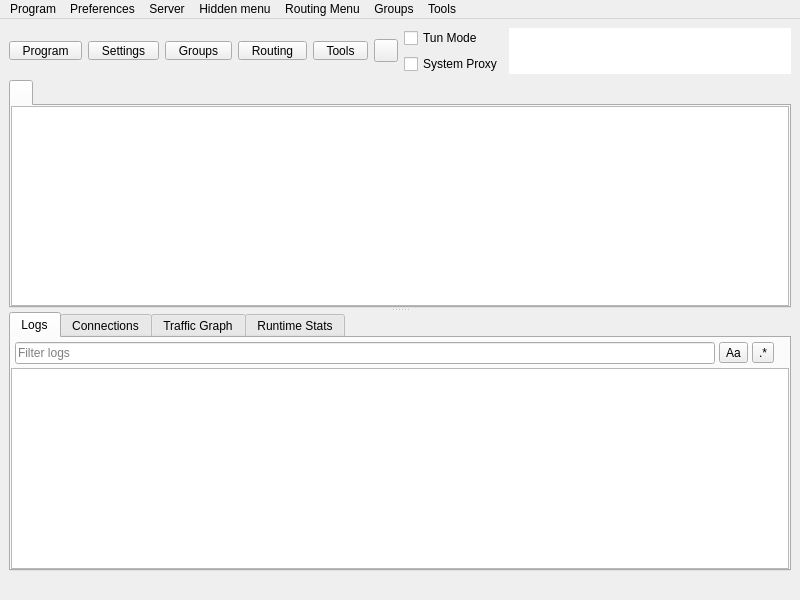
<?xml version="1.0" encoding="UTF-8"?>
<ui version="4.0">
 <class>MainWindow</class>
 <widget class="QMainWindow" name="MainWindow">
  <property name="geometry">
   <rect>
    <x>0</x>
    <y>0</y>
    <width>800</width>
    <height>600</height>
   </rect>
  </property>
  <property name="minimumSize">
   <size>
    <width>800</width>
    <height>600</height>
   </size>
  </property>
  <property name="windowTitle">
   <string notr="true">Rawline</string>
  </property>
  <widget class="QWidget" name="centralwidget">
   <layout class="QVBoxLayout" name="verticalLayout_3" stretch="0,1,0">
    <item>
     <layout class="QHBoxLayout" name="horizontalLayout_2">
      <item>
       <widget class="QToolButton" name="toolButton_program">
        <property name="minimumSize">
         <size>
          <width>0</width>
          <height>0</height>
         </size>
        </property>
        <property name="styleSheet">
         <string notr="true">QToolButton {
    padding-left: 8px;
    padding-right: 8px;
}

/* The indicator shares the bottom row with the label (ToolButtonTextUnderIcon),
   so the widest button in any language is the tight one -- its text runs closest
   to the arrow. It fits because the drawn chevron only occupies the middle of
   its 16px subcontrol box, leaving ~14px clear at the button edge against the
   label's ~14.5px of slack. Don't pad the buttons to &quot;fix&quot; this: that widens
   all five for a gap only one of them ever needs (#1665). If a future
   translation looks cramped here, check that label first. */
QToolButton::menu-indicator {
    subcontrol-origin: border;
    subcontrol-position: bottom right;
    right: 2px;
    bottom: 3px;
}</string>
        </property>
        <property name="text">
         <string>Program</string>
        </property>
        <property name="icon">
         <iconset resource="../../res/Rawline.qrc">
          <normaloff>:/icon/b-system-run.png</normaloff>:/icon/b-system-run.png</iconset>
        </property>
        <property name="iconSize">
         <size>
          <width>24</width>
          <height>24</height>
         </size>
        </property>
        <property name="popupMode">
         <enum>QToolButton::ToolButtonPopupMode::InstantPopup</enum>
        </property>
        <property name="toolButtonStyle">
         <enum>Qt::ToolButtonStyle::ToolButtonTextUnderIcon</enum>
        </property>
       </widget>
      </item>
      <item>
       <widget class="QToolButton" name="toolButton_preferences">
        <property name="minimumSize">
         <size>
          <width>0</width>
          <height>0</height>
         </size>
        </property>
        <property name="styleSheet">
         <string notr="true">QToolButton {
    padding-left: 8px;
    padding-right: 8px;
}

/* The indicator shares the bottom row with the label (ToolButtonTextUnderIcon),
   so the widest button in any language is the tight one -- its text runs closest
   to the arrow. It fits because the drawn chevron only occupies the middle of
   its 16px subcontrol box, leaving ~14px clear at the button edge against the
   label's ~14.5px of slack. Don't pad the buttons to &quot;fix&quot; this: that widens
   all five for a gap only one of them ever needs (#1665). If a future
   translation looks cramped here, check that label first. */
QToolButton::menu-indicator {
    subcontrol-origin: border;
    subcontrol-position: bottom right;
    right: 2px;
    bottom: 3px;
}</string>
        </property>
        <property name="text">
         <string>Settings</string>
        </property>
        <property name="icon">
         <iconset resource="../../res/Rawline.qrc">
          <normaloff>:/icon/b-preferences.png</normaloff>:/icon/b-preferences.png</iconset>
        </property>
        <property name="iconSize">
         <size>
          <width>24</width>
          <height>24</height>
         </size>
        </property>
        <property name="popupMode">
         <enum>QToolButton::ToolButtonPopupMode::InstantPopup</enum>
        </property>
        <property name="toolButtonStyle">
         <enum>Qt::ToolButtonStyle::ToolButtonTextUnderIcon</enum>
        </property>
       </widget>
      </item>
      <item>
       <widget class="QToolButton" name="toolButton_testing">
        <property name="minimumSize">
         <size>
          <width>0</width>
          <height>0</height>
         </size>
        </property>
        <property name="styleSheet">
         <string notr="true">QToolButton {
    padding-left: 8px;
    padding-right: 8px;
}

/* The indicator shares the bottom row with the label (ToolButtonTextUnderIcon),
   so the widest button in any language is the tight one -- its text runs closest
   to the arrow. It fits because the drawn chevron only occupies the middle of
   its 16px subcontrol box, leaving ~14px clear at the button edge against the
   label's ~14.5px of slack. Don't pad the buttons to &quot;fix&quot; this: that widens
   all five for a gap only one of them ever needs (#1665). If a future
   translation looks cramped here, check that label first. */
QToolButton::menu-indicator {
    subcontrol-origin: border;
    subcontrol-position: bottom right;
    right: 2px;
    bottom: 3px;
}</string>
        </property>
        <property name="text">
         <string>Groups</string>
        </property>
        <property name="icon">
         <iconset resource="../../res/Rawline.qrc">
          <normaloff>:/icon/b-testing-button.png</normaloff>:/icon/b-testing-button.png</iconset>
        </property>
        <property name="iconSize">
         <size>
          <width>24</width>
          <height>24</height>
         </size>
        </property>
        <property name="popupMode">
         <enum>QToolButton::ToolButtonPopupMode::InstantPopup</enum>
        </property>
        <property name="toolButtonStyle">
         <enum>Qt::ToolButtonStyle::ToolButtonTextUnderIcon</enum>
        </property>
       </widget>
      </item>
      <item>
       <widget class="QToolButton" name="toolButton_routing">
        <property name="minimumSize">
         <size>
          <width>0</width>
          <height>0</height>
         </size>
        </property>
        <property name="styleSheet">
         <string notr="true">QToolButton {
    padding-left: 8px;
    padding-right: 8px;
}

/* The indicator shares the bottom row with the label (ToolButtonTextUnderIcon),
   so the widest button in any language is the tight one -- its text runs closest
   to the arrow. It fits because the drawn chevron only occupies the middle of
   its 16px subcontrol box, leaving ~14px clear at the button edge against the
   label's ~14.5px of slack. Don't pad the buttons to &quot;fix&quot; this: that widens
   all five for a gap only one of them ever needs (#1665). If a future
   translation looks cramped here, check that label first. */
QToolButton::menu-indicator {
    subcontrol-origin: border;
    subcontrol-position: bottom right;
    right: 2px;
    bottom: 3px;
}</string>
        </property>
        <property name="text">
         <string>Routing</string>
        </property>
        <property name="icon">
         <iconset resource="../../res/Rawline.qrc">
          <normaloff>:/icon/b-network-routing.png</normaloff>:/icon/b-network-routing.png</iconset>
        </property>
        <property name="iconSize">
         <size>
          <width>24</width>
          <height>24</height>
         </size>
        </property>
        <property name="popupMode">
         <enum>QToolButton::ToolButtonPopupMode::InstantPopup</enum>
        </property>
        <property name="toolButtonStyle">
         <enum>Qt::ToolButtonStyle::ToolButtonTextUnderIcon</enum>
        </property>
       </widget>
      </item>
      <item>
       <widget class="QToolButton" name="toolButton_tools">
        <property name="minimumSize">
         <size>
          <width>0</width>
          <height>0</height>
         </size>
        </property>
        <property name="styleSheet">
         <string notr="true">QToolButton {
    padding-left: 8px;
    padding-right: 8px;
}

/* The indicator shares the bottom row with the label (ToolButtonTextUnderIcon),
   so the widest button in any language is the tight one -- its text runs closest
   to the arrow. It fits because the drawn chevron only occupies the middle of
   its 16px subcontrol box, leaving ~14px clear at the button edge against the
   label's ~14.5px of slack. Don't pad the buttons to &quot;fix&quot; this: that widens
   all five for a gap only one of them ever needs (#1665). If a future
   translation looks cramped here, check that label first. */
QToolButton::menu-indicator {
    subcontrol-origin: border;
    subcontrol-position: bottom right;
    right: 2px;
    bottom: 3px;
}</string>
        </property>
        <property name="text">
         <string>Tools</string>
        </property>
        <property name="icon">
         <iconset resource="../../res/Rawline.qrc">
          <normaloff>:/icon/b-tools-button.png</normaloff>:/icon/b-tools-button.png</iconset>
        </property>
        <property name="iconSize">
         <size>
          <width>24</width>
          <height>24</height>
         </size>
        </property>
        <property name="popupMode">
         <enum>QToolButton::ToolButtonPopupMode::InstantPopup</enum>
        </property>
        <property name="toolButtonStyle">
         <enum>Qt::ToolButtonStyle::ToolButtonTextUnderIcon</enum>
        </property>
       </widget>
      </item>
      <item>
       <widget class="StartStopButton" name="toolButton_startstop">
        <property name="focusPolicy">
         <enum>Qt::FocusPolicy::NoFocus</enum>
        </property>
        <property name="text">
         <string/>
        </property>
       </widget>
      </item>
      <item>
       <layout class="QVBoxLayout" name="verticalLayout_4">
        <item>
         <spacer name="verticalSpacer_modes_top">
          <property name="orientation">
           <enum>Qt::Orientation::Vertical</enum>
          </property>
          <property name="sizeHint" stdset="0">
           <size>
            <width>0</width>
            <height>0</height>
           </size>
          </property>
         </spacer>
        </item>
        <item>
         <widget class="QCheckBox" name="checkBox_VPN">
          <property name="sizePolicy">
           <sizepolicy hsizetype="Minimum" vsizetype="Minimum">
            <horstretch>0</horstretch>
            <verstretch>0</verstretch>
           </sizepolicy>
          </property>
          <property name="text">
           <string>Tun Mode</string>
          </property>
         </widget>
        </item>
        <item>
         <widget class="QCheckBox" name="checkBox_SystemProxy">
          <property name="text">
           <string>System Proxy</string>
          </property>
         </widget>
        </item>
        <item>
         <spacer name="verticalSpacer_modes_bottom">
          <property name="orientation">
           <enum>Qt::Orientation::Vertical</enum>
          </property>
          <property name="sizeHint" stdset="0">
           <size>
            <width>0</width>
            <height>0</height>
           </size>
          </property>
         </spacer>
        </item>
       </layout>
      </item>
      <item>
       <widget class="QTextBrowser" name="data_view">
        <property name="enabled">
         <bool>true</bool>
        </property>
        <property name="sizePolicy">
         <sizepolicy hsizetype="Expanding" vsizetype="Ignored">
          <horstretch>0</horstretch>
          <verstretch>0</verstretch>
         </sizepolicy>
        </property>
        <property name="minimumSize">
         <size>
          <width>0</width>
          <height>0</height>
         </size>
        </property>
        <property name="mouseTracking">
         <bool>false</bool>
        </property>
        <property name="focusPolicy">
         <enum>Qt::FocusPolicy::NoFocus</enum>
        </property>
        <property name="contextMenuPolicy">
         <enum>Qt::ContextMenuPolicy::NoContextMenu</enum>
        </property>
        <property name="acceptDrops">
         <bool>false</bool>
        </property>
        <property name="frameShape">
         <enum>QFrame::Shape::NoFrame</enum>
        </property>
        <property name="frameShadow">
         <enum>QFrame::Shadow::Sunken</enum>
        </property>
        <property name="verticalScrollBarPolicy">
         <enum>Qt::ScrollBarPolicy::ScrollBarAlwaysOff</enum>
        </property>
        <property name="horizontalScrollBarPolicy">
         <enum>Qt::ScrollBarPolicy::ScrollBarAlwaysOff</enum>
        </property>
        <property name="textInteractionFlags">
         <set>Qt::TextInteractionFlag::LinksAccessibleByKeyboard|Qt::TextInteractionFlag::LinksAccessibleByMouse</set>
        </property>
       </widget>
      </item>
     </layout>
    </item>
    <item>
     <widget class="QSplitter" name="splitter">
      <property name="orientation">
       <enum>Qt::Orientation::Vertical</enum>
      </property>
      <widget class="QTabWidget" name="tabWidget">
       <property name="currentIndex">
        <number>0</number>
       </property>
       <property name="documentMode">
        <bool>false</bool>
       </property>
       <property name="movable">
        <bool>true</bool>
       </property>
       <widget class="QWidget" name="widget1">
        <attribute name="title">
         <string/>
        </attribute>
        <layout class="QVBoxLayout" name="verticalLayout_tab1">
         <property name="spacing">
          <number>0</number>
         </property>
         <property name="leftMargin">
          <number>0</number>
         </property>
         <property name="topMargin">
          <number>0</number>
         </property>
         <property name="rightMargin">
          <number>0</number>
         </property>
         <property name="bottomMargin">
          <number>0</number>
         </property>
         <item>
          <widget class="ProfilesTableView" name="profilesTableView">
           <property name="contextMenuPolicy">
            <enum>Qt::ContextMenuPolicy::CustomContextMenu</enum>
           </property>
           <property name="editTriggers">
            <set>QAbstractItemView::EditTrigger::NoEditTriggers</set>
           </property>
           <property name="alternatingRowColors">
            <bool>true</bool>
           </property>
           <property name="selectionBehavior">
            <enum>QAbstractItemView::SelectionBehavior::SelectRows</enum>
           </property>
           <property name="horizontalScrollMode">
            <enum>QAbstractItemView::ScrollMode::ScrollPerPixel</enum>
           </property>
           <property name="wordWrap">
            <bool>false</bool>
           </property>
           <attribute name="horizontalHeaderMinimumSectionSize">
            <number>16</number>
           </attribute>
           <attribute name="horizontalHeaderHighlightSections">
            <bool>false</bool>
           </attribute>
           <attribute name="horizontalHeaderShowSortIndicator" stdset="0">
            <bool>false</bool>
           </attribute>
           <attribute name="verticalHeaderDefaultSectionSize">
            <number>30</number>
           </attribute>
          </widget>
         </item>
        </layout>
       </widget>
      </widget>
      <widget class="QWidget" name="aaaaaaaaaaaaaaaaaa">
       <layout class="QVBoxLayout" name="aaaaaaaaaaaa" stretch="0">
        <item>
         <widget class="QWidget" name="down_tab" native="true">
          <layout class="QVBoxLayout" name="verticalLayout">
           <property name="spacing">
            <number>0</number>
           </property>
           <property name="leftMargin">
            <number>0</number>
           </property>
           <property name="topMargin">
            <number>0</number>
           </property>
           <property name="rightMargin">
            <number>0</number>
           </property>
           <property name="bottomMargin">
            <number>0</number>
           </property>
           <item>
            <widget class="QTabWidget" name="stats_widget">
             <property name="autoFillBackground">
              <bool>true</bool>
             </property>
             <property name="tabPosition">
              <enum>QTabWidget::TabPosition::North</enum>
             </property>
             <property name="tabShape">
              <enum>QTabWidget::TabShape::Rounded</enum>
             </property>
             <property name="currentIndex">
              <number>0</number>
             </property>
             <property name="elideMode">
              <enum>Qt::TextElideMode::ElideNone</enum>
             </property>
             <property name="usesScrollButtons">
              <bool>true</bool>
             </property>
             <property name="documentMode">
              <bool>false</bool>
             </property>
             <property name="tabsClosable">
              <bool>false</bool>
             </property>
             <property name="movable">
              <bool>true</bool>
             </property>
             <property name="tabBarAutoHide">
              <bool>false</bool>
             </property>
             <widget class="QWidget" name="Logs">
              <property name="enabled">
               <bool>true</bool>
              </property>
              <attribute name="title">
               <string>Logs</string>
              </attribute>
              <layout class="QVBoxLayout" name="logsLayout" stretch="0,1">
               <property name="spacing">
                <number>0</number>
               </property>
               <property name="sizeConstraint">
                <enum>QLayout::SizeConstraint::SetDefaultConstraint</enum>
               </property>
               <property name="leftMargin">
                <number>0</number>
               </property>
               <property name="topMargin">
                <number>0</number>
               </property>
               <property name="rightMargin">
                <number>0</number>
               </property>
               <property name="bottomMargin">
                <number>0</number>
               </property>
               <item>
                <widget class="QWidget" name="logToolbar" native="true">
                 <layout class="QHBoxLayout" name="logToolbarLayout">
                  <property name="spacing">
                   <number>4</number>
                  </property>
                  <property name="leftMargin">
                   <number>4</number>
                  </property>
                  <property name="topMargin">
                   <number>4</number>
                  </property>
                  <property name="rightMargin">
                   <number>4</number>
                  </property>
                  <property name="bottomMargin">
                   <number>4</number>
                  </property>
                  <item>
                   <widget class="QLineEdit" name="logSearchEdit">
                    <property name="placeholderText">
                     <string>Filter logs</string>
                    </property>
                    <property name="clearButtonEnabled">
                     <bool>true</bool>
                    </property>
                   </widget>
                  </item>
                  <item>
                   <widget class="QToolButton" name="logSearchCase">
                    <property name="toolTip">
                     <string>Match case</string>
                    </property>
                    <property name="text">
                     <string notr="true">Aa</string>
                    </property>
                    <property name="checkable">
                     <bool>true</bool>
                    </property>
                   </widget>
                  </item>
                  <item>
                   <widget class="QToolButton" name="logSearchRegex">
                    <property name="toolTip">
                     <string>Regular expression</string>
                    </property>
                    <property name="text">
                     <string notr="true">.*</string>
                    </property>
                    <property name="checkable">
                     <bool>true</bool>
                    </property>
                   </widget>
                  </item>
                  <item>
                   <widget class="QLabel" name="logMatchCount"/>
                  </item>
                 </layout>
                </widget>
               </item>
               <item>
                <widget class="QTextBrowser" name="masterLogBrowser">
                 <property name="contextMenuPolicy">
                  <enum>Qt::ContextMenuPolicy::CustomContextMenu</enum>
                 </property>
                 <property name="openLinks">
                  <bool>false</bool>
                 </property>
                </widget>
               </item>
              </layout>
             </widget>
             <widget class="QWidget" name="connections_tab">
              <attribute name="title">
               <string>Connections</string>
              </attribute>
              <layout class="QHBoxLayout" name="horizontalLayout_4">
               <property name="spacing">
                <number>0</number>
               </property>
               <property name="sizeConstraint">
                <enum>QLayout::SizeConstraint::SetDefaultConstraint</enum>
               </property>
               <property name="leftMargin">
                <number>0</number>
               </property>
               <property name="topMargin">
                <number>0</number>
               </property>
               <property name="rightMargin">
                <number>0</number>
               </property>
               <property name="bottomMargin">
                <number>0</number>
               </property>
               <item>
                <widget class="QTreeView" name="connections">
                 <property name="autoFillBackground">
                  <bool>false</bool>
                 </property>
                </widget>
               </item>
              </layout>
             </widget>
             <widget class="QWidget" name="graph_tab">
              <attribute name="title">
               <string>Traffic Graph</string>
              </attribute>
              <layout class="QHBoxLayout" name="horizontalLayout_6">
               <property name="spacing">
                <number>0</number>
               </property>
               <property name="sizeConstraint">
                <enum>QLayout::SizeConstraint::SetDefaultConstraint</enum>
               </property>
               <property name="leftMargin">
                <number>0</number>
               </property>
               <property name="topMargin">
                <number>0</number>
               </property>
               <property name="rightMargin">
                <number>0</number>
               </property>
               <property name="bottomMargin">
                <number>0</number>
               </property>
              </layout>
             </widget>
             <widget class="QWidget" name="runtime_tab">
              <property name="uiLevel" stdset="0">
               <string notr="true">advanced</string>
              </property>
              <attribute name="title">
               <string>Runtime Stats</string>
              </attribute>
              <layout class="QHBoxLayout" name="horizontalLayout_7">
               <property name="spacing">
                <number>0</number>
               </property>
               <property name="sizeConstraint">
                <enum>QLayout::SizeConstraint::SetDefaultConstraint</enum>
               </property>
               <property name="leftMargin">
                <number>0</number>
               </property>
               <property name="topMargin">
                <number>0</number>
               </property>
               <property name="rightMargin">
                <number>0</number>
               </property>
               <property name="bottomMargin">
                <number>0</number>
               </property>
              </layout>
             </widget>
            </widget>
           </item>
          </layout>
         </widget>
        </item>
       </layout>
      </widget>
     </widget>
    </item>
    <item>
     <layout class="QHBoxLayout" name="horizontalLayout">
      <item>
       <widget class="ElidingLabel" name="label_running">
        <property name="text">
         <string/>
        </property>
       </widget>
      </item>
      <item>
       <widget class="QLabel" name="label_inbound">
        <property name="text">
         <string/>
        </property>
        <property name="alignment">
         <set>Qt::AlignmentFlag::AlignLeading|Qt::AlignmentFlag::AlignLeft|Qt::AlignmentFlag::AlignVCenter</set>
        </property>
       </widget>
      </item>
      <item>
       <widget class="QLabel" name="label_speed">
        <property name="text">
         <string/>
        </property>
        <property name="alignment">
         <set>Qt::AlignmentFlag::AlignLeading|Qt::AlignmentFlag::AlignLeft|Qt::AlignmentFlag::AlignVCenter</set>
        </property>
       </widget>
      </item>
     </layout>
    </item>
   </layout>
  </widget>
  <widget class="QMenuBar" name="menubar">
   <property name="geometry">
    <rect>
     <x>0</x>
     <y>0</y>
     <width>800</width>
     <height>25</height>
    </rect>
   </property>
   <widget class="QMenu" name="menu_program">
    <property name="title">
     <string>Program</string>
    </property>
    <addaction name="actionHide_window"/>
    <addaction name="separator"/>
    <addaction name="menu_add_from_input"/>
    <addaction name="menu_add_from_clipboard"/>
    <addaction name="actionAdd_profile_from_File"/>
    <addaction name="menu_scan_qr"/>
    <addaction name="separator"/>
    <addaction name="actionStart_with_system"/>
    <addaction name="actionRemember_last_proxy"/>
    <addaction name="actionAllow_LAN"/>
    <addaction name="separator"/>
    <addaction name="actionCheck_For_Update"/>
    <addaction name="actionAbout"/>
    <addaction name="separator"/>
    <addaction name="actionRestart_Proxy"/>
    <addaction name="actionRestart_Program"/>
    <addaction name="menu_exit"/>
   </widget>
   <widget class="QMenu" name="menu_preferences">
    <property name="title">
     <string>Preferences</string>
    </property>
    <addaction name="menu_basic_settings"/>
    <addaction name="menu_routing_settings"/>
    <addaction name="menu_vpn_settings"/>
    <addaction name="menu_vk_relay_settings"/>
    <addaction name="menu_preset_settings"/>
    <addaction name="menu_integration_settings"/>
    <addaction name="menu_open_config_folder"/>
   </widget>
   <widget class="QMenu" name="menu_server">
    <property name="title">
     <string>Server</string>
    </property>
    <widget class="QMenu" name="menu_share_item">
     <property name="title">
      <string>Share</string>
     </property>
     <addaction name="menu_qr"/>
     <addaction name="menu_export_config"/>
     <addaction name="separator"/>
     <addaction name="menu_copy_links"/>
     <addaction name="menu_copy_links_nkr"/>
     <addaction name="actionCopy_Test_Result"/>
    </widget>
    <addaction name="menu_add_from_input"/>
    <addaction name="menu_add_from_clipboard"/>
    <addaction name="actionAdd_profile_from_File"/>
    <addaction name="menu_scan_qr"/>
    <addaction name="separator"/>
    <addaction name="menu_start"/>
    <addaction name="menu_stop"/>
    <addaction name="menu_share_item"/>
    <addaction name="menu_delete"/>
    <addaction name="separator"/>
    <addaction name="menu_select_all"/>
    <addaction name="menu_clone"/>
    <addaction name="separator"/>
    <addaction name="actionUrl_Test_Selected"/>
    <addaction name="actionSpeedtest_Selected"/>
    <addaction name="actionResolve_Selected_Out_IP"/>
    <addaction name="actionService_Check_Selected"/>
    <addaction name="menu_resolve_selected"/>
    <addaction name="actionClear_Test_Result"/>
    <addaction name="menu_reset_traffic"/>
   </widget>
   <widget class="QMenu" name="menuHidden_menu">
    <property name="title">
     <string>Hidden menu</string>
    </property>
    <widget class="QMenu" name="menu_spmode">
     <property name="title">
      <string>Operation Mode</string>
     </property>
     <addaction name="menu_spmode_system_proxy"/>
     <addaction name="menu_spmode_vpn"/>
    </widget>
    <addaction name="menu_update_subscription"/>
    <addaction name="menu_resolve_domain"/>
    <addaction name="menu_remove_invalid"/>
    <addaction name="actionUrl_Test_Group"/>
    <addaction name="menu_remove_unavailable"/>
    <addaction name="menu_clear_test_result"/>
    <addaction name="menu_delete_repeat"/>
    <addaction name="actionSpeedtest_Group"/>
    <addaction name="actionResolve_Out_IP"/>
    <addaction name="actionRefresh_Column_Widths"/>
    <addaction name="menu_spmode"/>
   </widget>
   <widget class="QMenu" name="menuRouting_Menu">
    <property name="title">
     <string>Routing Menu</string>
    </property>
   </widget>
   <widget class="QMenu" name="menuTools">
    <property name="title">
     <string>Tools</string>
    </property>
    <addaction name="actionAuto_Selector"/>
    <addaction name="menu_open_dashboard"/>
    <addaction name="actionSpeedtest_Current"/>
    <addaction name="separator"/>
    <addaction name="menu_otp_manager"/>
    <addaction name="menu_scanner"/>
    <addaction name="separator"/>
    <addaction name="actionTraffic_Stats"/>
   </widget>
   <widget class="QMenu" name="menuTesting">
    <property name="title">
     <string>Groups</string>
    </property>
    <widget class="QMenu" name="menu_clean_up">
     <property name="title">
      <string>Clean up</string>
     </property>
     <addaction name="menu_delete_repeat"/>
     <addaction name="menu_remove_unavailable"/>
     <addaction name="menu_remove_invalid"/>
     <addaction name="menu_remove_insecure"/>
    </widget>
    <addaction name="menu_manage_groups"/>
    <addaction name="actionAdd_New_Group"/>
    <addaction name="actionEdit_Group"/>
    <addaction name="actionDelete_Group"/>
    <addaction name="separator"/>
    <addaction name="actionUrl_Test_Group"/>
    <addaction name="actionSpeedtest_Group"/>
    <addaction name="actionResolve_Out_IP"/>
    <addaction name="actionService_Check_Group"/>
    <addaction name="menu_resolve_domain"/>
    <addaction name="menu_clear_test_result"/>
    <addaction name="separator"/>
    <addaction name="menu_update_subscription"/>
    <addaction name="actionUpdate_All_Subscriptions"/>
    <addaction name="menu_clean_up"/>
    <addaction name="separator"/>
   </widget>
   <addaction name="menu_program"/>
   <addaction name="menu_preferences"/>
   <addaction name="menu_server"/>
   <addaction name="menuHidden_menu"/>
   <addaction name="menuRouting_Menu"/>
   <addaction name="menuTesting"/>
   <addaction name="menuTools"/>
  </widget>
  <action name="menu_exit">
   <property name="text">
    <string>Exit</string>
   </property>
  </action>
  <action name="actionShow_window">
   <property name="text">
    <string>Show Window</string>
   </property>
  </action>
  <action name="menu_basic_settings">
   <property name="text">
    <string>Basic Settings</string>
   </property>
  </action>
  <action name="menu_add_from_input">
   <property name="text">
    <string>New profile</string>
   </property>
   <property name="shortcut">
    <string notr="true">Ctrl+N</string>
   </property>
  </action>
  <action name="menu_manage_groups">
   <property name="text">
    <string>Manage Groups</string>
   </property>
  </action>
  <action name="menu_start">
   <property name="text">
    <string>Start</string>
   </property>
   <property name="shortcut">
    <string notr="true">Return</string>
   </property>
  </action>
  <action name="menu_stop">
   <property name="text">
    <string>Stop</string>
   </property>
   <property name="shortcut">
    <string notr="true">Ctrl+S</string>
   </property>
  </action>
  <action name="menu_routing_settings">
   <property name="text">
    <string>Routing Settings</string>
   </property>
  </action>
  <action name="menu_add_from_clipboard">
   <property name="text">
    <string>Add profile from clipboard</string>
   </property>
   <property name="shortcut">
    <string notr="true">Ctrl+V</string>
   </property>
  </action>
  <action name="menu_delete">
   <property name="text">
    <string>Delete</string>
   </property>
   <property name="shortcut">
    <string notr="true">Del</string>
   </property>
  </action>
  <action name="menu_profile_debug_info">
   <property name="text">
    <string>Debug Info</string>
   </property>
  </action>
  <action name="menu_qr">
   <property name="text">
    <string>QR Code and link</string>
   </property>
  </action>
  <action name="menu_copy_link">
   <property name="text">
    <string>Copy Link</string>
   </property>
  </action>
  <action name="menu_tcp_ping">
   <property name="text">
    <string notr="true">Tcp Ping</string>
   </property>
   <property name="shortcut">
    <string notr="true">Ctrl+Shift+T</string>
   </property>
  </action>
  <action name="menu_url_test">
   <property name="text">
    <string notr="true">Url Test</string>
   </property>
   <property name="shortcut">
    <string notr="true">Ctrl+Shift+U</string>
   </property>
  </action>
  <action name="menu_clear_test_result">
   <property name="text">
    <string>Clear Group test result</string>
   </property>
   <property name="shortcut">
    <string notr="true">Ctrl+Shift+C</string>
   </property>
  </action>
  <action name="menu_export_config">
   <property name="text">
    <string>Export config</string>
   </property>
   <property name="shortcut">
    <string notr="true">Ctrl+E</string>
   </property>
   <property name="uiLevel" stdset="0">
    <string notr="true">advanced</string>
   </property>
  </action>
  <action name="menu_reset_traffic">
   <property name="text">
    <string>Reset Traffic</string>
   </property>
   <property name="shortcut">
    <string notr="true">Ctrl+R</string>
   </property>
   <property name="uiLevel" stdset="0">
    <string notr="true">advanced</string>
   </property>
  </action>
  <action name="menu_scan_qr">
   <property name="text">
    <string>Scan QR Code</string>
   </property>
   <property name="shortcut">
    <string notr="true">Ctrl+Shift+Q</string>
   </property>
  </action>
  <action name="menu_spmode_system_proxy">
   <property name="checkable">
    <bool>true</bool>
   </property>
   <property name="text">
    <string>System Proxy</string>
   </property>
  </action>
  <action name="menu_spmode_disabled">
   <property name="checkable">
    <bool>true</bool>
   </property>
   <property name="text">
    <string>Disable</string>
   </property>
  </action>
  <action name="menu_delete_repeat">
   <property name="text">
    <string>Remove Duplicates</string>
   </property>
   <property name="shortcut">
    <string notr="true">Ctrl+Shift+D</string>
   </property>
  </action>
  <action name="actionfake">
   <property name="text">
    <string>fake</string>
   </property>
   <property name="visible">
    <bool>false</bool>
   </property>
  </action>
  <action name="menu_move">
   <property name="text">
    <string>Move</string>
   </property>
   <property name="shortcut">
    <string notr="true">Ctrl+M</string>
   </property>
  </action>
  <action name="actionStart_with_system">
   <property name="checkable">
    <bool>true</bool>
   </property>
   <property name="text">
    <string>Start with system</string>
   </property>
  </action>
  <action name="actionRemember_last_proxy">
   <property name="checkable">
    <bool>true</bool>
   </property>
   <property name="text">
    <string>Remember last profile</string>
   </property>
  </action>
  <action name="actionAllow_LAN">
   <property name="checkable">
    <bool>true</bool>
   </property>
   <property name="text">
    <string>Allow other devices to connect</string>
   </property>
  </action>
  <action name="menu_remove_unavailable">
   <property name="text">
    <string>Remove Unavailable</string>
   </property>
   <property name="shortcut">
    <string notr="true">Ctrl+Shift+R</string>
   </property>
  </action>
  <action name="menu_full_test">
   <property name="text">
    <string>Full Test</string>
   </property>
   <property name="shortcut">
    <string notr="true">Ctrl+Shift+F</string>
   </property>
  </action>
  <action name="menu_integration_settings">
   <property name="text">
    <string>Integration Settings</string>
   </property>
   <property name="uiLevel" stdset="0">
    <string notr="true">advanced</string>
   </property>
  </action>
  <action name="menu_select_all">
   <property name="text">
    <string>Select All</string>
   </property>
   <property name="shortcut">
    <string notr="true">Ctrl+A</string>
   </property>
  </action>
  <action name="menu_copy_links_nkr">
   <property name="text">
    <string>Copy links of selected (Deep Links)</string>
   </property>
   <property name="shortcut">
    <string notr="true">Ctrl+Alt+C</string>
   </property>
   <property name="uiLevel" stdset="0">
    <string notr="true">advanced</string>
   </property>
  </action>
  <action name="actionfake_2">
   <property name="text">
    <string>fake</string>
   </property>
   <property name="visible">
    <bool>false</bool>
   </property>
  </action>
  <action name="actionfake_3">
   <property name="text">
    <string>fake</string>
   </property>
   <property name="visible">
    <bool>false</bool>
   </property>
  </action>
  <action name="menu_copy_links">
   <property name="text">
    <string>Copy links of selected</string>
   </property>
   <property name="shortcut">
    <string notr="true">Ctrl+C</string>
   </property>
  </action>
  <action name="menu_spmode_vpn">
   <property name="checkable">
    <bool>true</bool>
   </property>
   <property name="text">
    <string>Tun Mode</string>
   </property>
  </action>
  <action name="menu_clone">
   <property name="text">
    <string>Clone</string>
   </property>
   <property name="shortcut">
    <string notr="true">Ctrl+D</string>
   </property>
  </action>
  <action name="menu_update_subscription">
   <property name="text">
    <string>Update subscription</string>
   </property>
   <property name="shortcut">
    <string notr="true">Ctrl+U</string>
   </property>
   <property name="visible">
    <bool>true</bool>
   </property>
  </action>
  <action name="menu_resolve_domain">
   <property name="text">
    <string>Resolve Domain for group</string>
   </property>
   <property name="shortcut">
    <string notr="true">Ctrl+Shift+I</string>
   </property>
   <property name="uiLevel" stdset="0">
    <string notr="true">advanced</string>
   </property>
  </action>
  <action name="menu_vpn_settings">
   <property name="text">
    <string>Tun Settings</string>
   </property>
  </action>
  <action name="menu_preset_settings">
   <property name="text">
    <string>Preset Settings</string>
   </property>
   <property name="uiLevel" stdset="0">
    <string notr="true">advanced</string>
   </property>
  </action>
  <action name="menu_vk_relay_settings">
   <property name="text">
    <string>Деплой протоколов</string>
   </property>
  </action>
  <action name="menu_otp_manager">
   <property name="text">
    <string>OTP Manager</string>
   </property>
   <property name="uiLevel" stdset="0">
    <string notr="true">advanced</string>
   </property>
  </action>
  <action name="menu_scanner">
   <property name="text">
    <string>IP Scanner</string>
   </property>
   <property name="uiLevel" stdset="0">
    <string notr="true">advanced</string>
   </property>
  </action>
  <action name="actionRestart_Program">
   <property name="text">
    <string>Restart Program</string>
   </property>
  </action>
  <action name="menu_open_config_folder">
   <property name="text">
    <string>Open Config Folder</string>
   </property>
   <property name="uiLevel" stdset="0">
    <string notr="true">advanced</string>
   </property>
  </action>
  <action name="menu_open_dashboard">
   <property name="text">
    <string>Open Web dashboard</string>
   </property>
   <property name="uiLevel" stdset="0">
    <string notr="true">advanced</string>
   </property>
  </action>
  <action name="actionfake_4">
   <property name="text">
    <string notr="true">fake</string>
   </property>
   <property name="visible">
    <bool>false</bool>
   </property>
  </action>
  <action name="actionfake_5">
   <property name="text">
    <string notr="true">fake</string>
   </property>
   <property name="visible">
    <bool>false</bool>
   </property>
  </action>
  <action name="actionRestart_Proxy">
   <property name="text">
    <string>Restart Core</string>
   </property>
  </action>
  <action name="menu_stop_testing">
   <property name="text">
    <string>Stop Testing</string>
   </property>
   <property name="shortcut">
    <string notr="true">Ctrl+.</string>
   </property>
  </action>
  <action name="actionUrl_Test_Selected">
   <property name="text">
    <string>Url Test Selected</string>
   </property>
   <property name="shortcut">
    <string notr="true">Ctrl+Shift+S</string>
   </property>
   <property name="visible">
    <bool>true</bool>
   </property>
  </action>
  <action name="actionUrl_Test_Group">
   <property name="enabled">
    <bool>true</bool>
   </property>
   <property name="text">
    <string>Url Test Group</string>
   </property>
   <property name="shortcut">
    <string notr="true">Ctrl+Shift+G</string>
   </property>
   <property name="visible">
    <bool>true</bool>
   </property>
  </action>
  <action name="menu_resolve_selected">
   <property name="text">
    <string>Resolve Selected Domain</string>
   </property>
   <property name="visible">
    <bool>true</bool>
   </property>
   <property name="uiLevel" stdset="0">
    <string notr="true">advanced</string>
   </property>
  </action>
  <action name="menu_remove_invalid">
   <property name="text">
    <string>Remove Invalid</string>
   </property>
   <property name="shortcut">
    <string notr="true">Ctrl+Alt+I</string>
   </property>
   <property name="menuRole">
    <enum>QAction::MenuRole::TextHeuristicRole</enum>
   </property>
  </action>
  <action name="menu_remove_insecure">
   <property name="text">
    <string>Remove Insecure Configs</string>
   </property>
   <property name="menuRole">
    <enum>QAction::MenuRole::TextHeuristicRole</enum>
   </property>
  </action>
  <action name="menu_open_routing_manager">
   <property name="text">
    <string>Open Manager</string>
   </property>
  </action>
  <action name="actionSpeedtest_Current">
   <property name="text">
    <string>Speedtest Current</string>
   </property>
   <property name="shortcut">
    <string notr="true">F6</string>
   </property>
  </action>
  <action name="actionSpeedtest_Selected">
   <property name="text">
    <string>Speedtest Selected</string>
   </property>
   <property name="shortcut">
    <string notr="true">Ctrl+Shift+P</string>
   </property>
  </action>
  <action name="actionSpeedtest_Group">
   <property name="text">
    <string>Speedtest Group</string>
   </property>
   <property name="shortcut">
    <string notr="true">Ctrl+Alt+P</string>
   </property>
  </action>
  <action name="actionHide_window">
   <property name="text">
    <string>Hide window</string>
   </property>
   <property name="shortcut">
    <string notr="true">Ctrl+H</string>
   </property>
  </action>
  <action name="actionAdd_profile_from_File">
   <property name="text">
    <string>Add profile from File(s)</string>
   </property>
   <property name="shortcut">
    <string notr="true">Ctrl+O</string>
   </property>
  </action>
  <action name="actionResolve_Out_IP">
   <property name="text">
    <string>Resolve out IP for group</string>
   </property>
   <property name="uiLevel" stdset="0">
    <string notr="true">advanced</string>
   </property>
  </action>
  <action name="actionAdd_New_Group">
   <property name="text">
    <string>Add new Group</string>
   </property>
  </action>
  <action name="actionEdit_Group">
   <property name="text">
    <string>Edit current Group</string>
   </property>
  </action>
  <action name="actionDelete_Group">
   <property name="text">
    <string>Delete current Group</string>
   </property>
  </action>
  <action name="actionUpdate_All_Subscriptions">
   <property name="text">
    <string>Update all subscriptions</string>
   </property>
  </action>
  <action name="actionResolve_Selected_Out_IP">
   <property name="text">
    <string>Resolve Selected Out IP</string>
   </property>
   <property name="uiLevel" stdset="0">
    <string notr="true">advanced</string>
   </property>
  </action>
  <action name="actionService_Check_Selected">
   <property name="text">
    <string>Service Check</string>
   </property>
  </action>
  <action name="actionService_Check_Group">
   <property name="text">
    <string>Service Check Group</string>
   </property>
  </action>
  <action name="actionRefresh_Column_Widths">
   <property name="text">
    <string>Refresh Column Widths</string>
   </property>
  </action>
  <action name="actionCopy_Test_Result">
   <property name="text">
    <string>Copy Test Result</string>
   </property>
  </action>
  <action name="actionClear_Test_Result">
   <property name="text">
    <string>Clear Test Result</string>
   </property>
  </action>
  <action name="actionRuntime_Stats">
   <property name="text">
    <string>Runtime Stats</string>
   </property>
   <property name="uiLevel" stdset="0">
    <string notr="true">advanced</string>
   </property>
  </action>
  <action name="actionAuto_Selector">
   <property name="text">
    <string>Auto Selector Stats</string>
   </property>
   <property name="visible">
    <bool>false</bool>
   </property>
  </action>
  <action name="actionTraffic_Stats">
   <property name="text">
    <string>Traffic Stats</string>
   </property>
  </action>
  <action name="actionCheck_For_Update">
   <property name="text">
    <string>Check For Update</string>
   </property>
  </action>
  <action name="actionAbout">
   <property name="text">
    <string>About</string>
   </property>
   <property name="menuRole">
    <enum>QAction::MenuRole::NoRole</enum>
   </property>
  </action>
  <action name="actionUpdate_Rule_Sets">
   <property name="text">
    <string>Update Rule-Sets</string>
   </property>
  </action>
 </widget>
 <customwidgets>
  <customwidget>
   <class>ProfilesTableView</class>
   <extends>QTableView</extends>
   <header>include/ui/utils/ProfilesTableView.h</header>
  </customwidget>
  <customwidget>
   <class>StartStopButton</class>
   <extends>QToolButton</extends>
   <header>include/ui/widget/StartStopButton.hpp</header>
  </customwidget>
  <customwidget>
   <class>ElidingLabel</class>
   <extends>QLabel</extends>
   <header>include/ui/widget/ElidingLabel.hpp</header>
  </customwidget>
 </customwidgets>
 <resources>
  <include location="../../res/Rawline.qrc"/>
 </resources>
 <connections/>
</ui>
